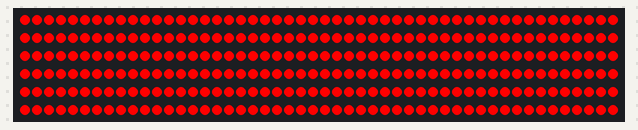
A sketch run on a simulated Arduino Uno, built with avr-gcc and run on an emulated ATmega328P. Parts: 300 RGB LEDs in strip order, left to right, continuing on the next row.

Above: at 0.1 s.

The sketch:

NeoPixel-Rot.ino
```cpp
// NeoPixel test program showing use of the WHITE channel for RGBW
// pixels only (won't look correct on regular RGB NeoPixel strips).

#include <Adafruit_NeoPixel.h>
#ifdef __AVR__
 #include <avr/power.h> // Required for 16 MHz Adafruit Trinket
#endif

// Which pin on the Arduino is connected to the NeoPixels?
// On a Trinket or Gemma we suggest changing this to 1:
#define LED_PIN     6

// How many NeoPixels are attached to the Arduino?
#define LED_COUNT  300

// NeoPixel brightness, 0 (min) to 255 (max)
#define BRIGHTNESS 255
// Set BRIGHTNESS to about 1/5 (max = 255)

// Declare our NeoPixel strip object:
Adafruit_NeoPixel strip(LED_COUNT, LED_PIN, NEO_GRBW + NEO_KHZ800);
// Argument 1 = Number of pixels in NeoPixel strip
// Argument 2 = Arduino pin number (most are valid)
// Argument 3 = Pixel type flags, add together as needed:
//   NEO_KHZ800  800 KHz bitstream (most NeoPixel products w/WS2812 LEDs)
//   NEO_KHZ400  400 KHz (classic 'v1' (not v2) FLORA pixels, WS2811 drivers)
//   NEO_GRB     Pixels are wired for GRB bitstream (most NeoPixel products)
//   NEO_RGB     Pixels are wired for RGB bitstream (v1 FLORA pixels, not v2)
//   NEO_RGBW    Pixels are wired for RGBW bitstream (NeoPixel RGBW products)


void setup() {
  // put your setup code here, to run once:
  strip.begin();           // INITIALIZE NeoPixel strip object (REQUIRED)
  strip.show();            // Turn OFF all pixels ASAP
  strip.setBrightness(BRIGHTNESS);
}

void loop() {
       strip.fill(strip.Color(255, 0, 0 ));
      strip.show();

}
```
